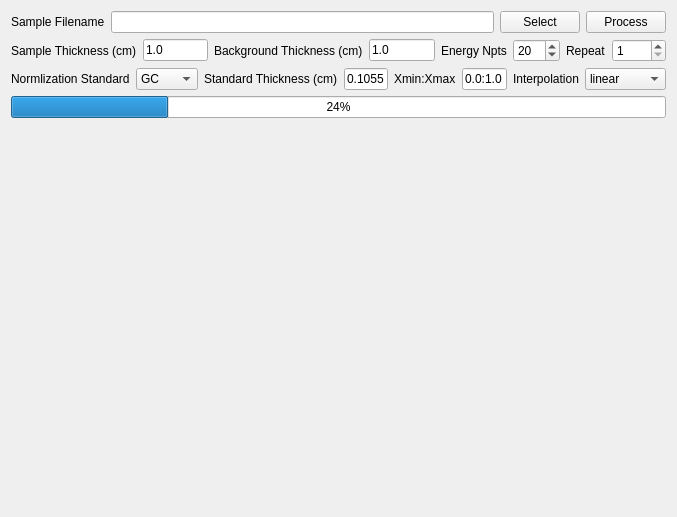
<?xml version="1.0" encoding="UTF-8"?>
<ui version="4.0">
 <class>Form</class>
 <widget class="QWidget" name="Form">
  <property name="geometry">
   <rect>
    <x>0</x>
    <y>0</y>
    <width>677</width>
    <height>517</height>
   </rect>
  </property>
  <property name="windowTitle">
   <string>Form</string>
  </property>
  <layout class="QVBoxLayout" name="verticalLayout">
   <item>
    <layout class="QHBoxLayout" name="horizontalLayout">
     <item>
      <widget class="QLabel" name="sampleFileNameLabel">
       <property name="text">
        <string>Sample Filename</string>
       </property>
      </widget>
     </item>
     <item>
      <widget class="QLineEdit" name="sampleFileNameLineEdit"/>
     </item>
     <item>
      <widget class="QPushButton" name="selectFileNamePushButton">
       <property name="text">
        <string>Select</string>
       </property>
      </widget>
     </item>
     <item>
      <widget class="QPushButton" name="processPushButton">
       <property name="text">
        <string>Process</string>
       </property>
      </widget>
     </item>
    </layout>
   </item>
   <item>
    <layout class="QHBoxLayout" name="horizontalLayout_2">
     <item>
      <widget class="QLabel" name="sampleThicknessLabel">
       <property name="text">
        <string>Sample Thickness (cm)</string>
       </property>
      </widget>
     </item>
     <item>
      <widget class="QLineEdit" name="sampleThicknessLineEdit">
       <property name="text">
        <string>1.0</string>
       </property>
      </widget>
     </item>
     <item>
      <widget class="QLabel" name="bkgThicknessLabel">
       <property name="text">
        <string>Background Thickness (cm)</string>
       </property>
      </widget>
     </item>
     <item>
      <widget class="QLineEdit" name="bkgThicknessLineEdit">
       <property name="toolTip">
        <string extracomment="Provide thickness of the background in cms"/>
       </property>
       <property name="text">
        <string>1.0</string>
       </property>
      </widget>
     </item>
     <item>
      <widget class="QLabel" name="energyNptsLabel">
       <property name="text">
        <string>Energy Npts</string>
       </property>
      </widget>
     </item>
     <item>
      <widget class="QSpinBox" name="energyNptsSpinBox">
       <property name="minimum">
        <number>1</number>
       </property>
       <property name="maximum">
        <number>100</number>
       </property>
       <property name="value">
        <number>20</number>
       </property>
      </widget>
     </item>
     <item>
      <widget class="QLabel" name="repeatLabel">
       <property name="text">
        <string>Repeat</string>
       </property>
      </widget>
     </item>
     <item>
      <widget class="QSpinBox" name="repeatSpinBox">
       <property name="minimum">
        <number>1</number>
       </property>
       <property name="maximum">
        <number>1000</number>
       </property>
       <property name="value">
        <number>1</number>
       </property>
      </widget>
     </item>
    </layout>
   </item>
   <item>
    <layout class="QHBoxLayout" name="horizontalLayout_3">
     <item>
      <widget class="QLabel" name="normStdSampleLabel">
       <property name="text">
        <string>Normlization Standard</string>
       </property>
      </widget>
     </item>
     <item>
      <widget class="QComboBox" name="normStdSampleComboBox">
       <item>
        <property name="text">
         <string>GC</string>
        </property>
       </item>
       <item>
        <property name="text">
         <string>Water</string>
        </property>
       </item>
      </widget>
     </item>
     <item>
      <widget class="QLabel" name="stdThicknessLabel">
       <property name="text">
        <string>Standard Thickness (cm)</string>
       </property>
      </widget>
     </item>
     <item>
      <widget class="QLineEdit" name="stdThicknessLineEdit">
       <property name="text">
        <string>0.1055</string>
       </property>
      </widget>
     </item>
     <item>
      <widget class="QLabel" name="xMinMaxLabel">
       <property name="text">
        <string>Xmin:Xmax</string>
       </property>
      </widget>
     </item>
     <item>
      <widget class="QLineEdit" name="xMinMaxLineEdit">
       <property name="text">
        <string>0.0:1.0</string>
       </property>
      </widget>
     </item>
     <item>
      <widget class="QLabel" name="interpLabel">
       <property name="text">
        <string>Interpolation</string>
       </property>
      </widget>
     </item>
     <item>
      <widget class="QComboBox" name="interpComboBox">
       <item>
        <property name="text">
         <string>linear</string>
        </property>
       </item>
       <item>
        <property name="text">
         <string>quadratic</string>
        </property>
       </item>
       <item>
        <property name="text">
         <string>cubic</string>
        </property>
       </item>
      </widget>
     </item>
    </layout>
   </item>
   <item>
    <widget class="QProgressBar" name="progressBar">
     <property name="value">
      <number>24</number>
     </property>
    </widget>
   </item>
   <item>
    <widget class="PlotWidget" name="plotWidget" native="true">
     <property name="sizePolicy">
      <sizepolicy hsizetype="Expanding" vsizetype="Expanding">
       <horstretch>0</horstretch>
       <verstretch>0</verstretch>
      </sizepolicy>
     </property>
    </widget>
   </item>
  </layout>
 </widget>
 <customwidgets>
  <customwidget>
   <class>PlotWidget</class>
   <extends>QWidget</extends>
   <header>PlotWidget</header>
   <container>1</container>
  </customwidget>
 </customwidgets>
 <resources/>
 <connections/>
</ui>
